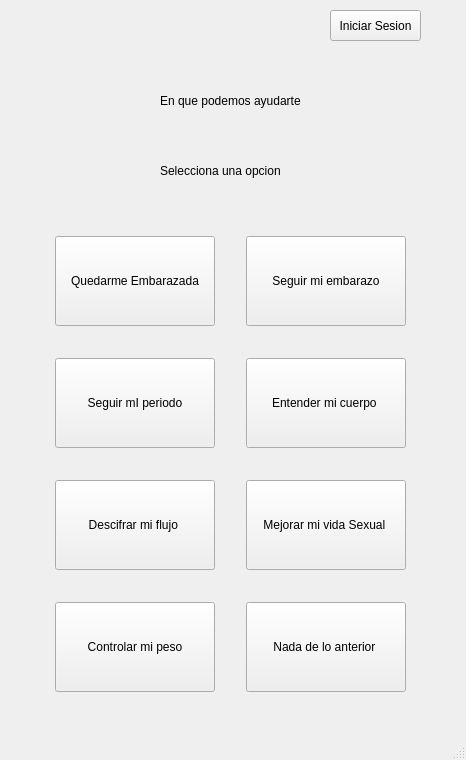
<?xml version="1.0" encoding="UTF-8"?>
<ui version="4.0">
 <class>MainWindow</class>
 <widget class="QMainWindow" name="MainWindow">
  <property name="geometry">
   <rect>
    <x>0</x>
    <y>0</y>
    <width>466</width>
    <height>760</height>
   </rect>
  </property>
  <property name="minimumSize">
   <size>
    <width>466</width>
    <height>760</height>
   </size>
  </property>
  <property name="maximumSize">
   <size>
    <width>466</width>
    <height>760</height>
   </size>
  </property>
  <property name="windowTitle">
   <string>MainWindow</string>
  </property>
  <widget class="QWidget" name="centralwidget">
   <widget class="QWidget" name="gridLayoutWidget">
    <property name="geometry">
     <rect>
      <x>30</x>
      <y>210</y>
      <width>401</width>
      <height>511</height>
     </rect>
    </property>
    <layout class="QGridLayout" name="gridLayout_2">
     <item row="0" column="1">
      <widget class="QPushButton" name="button_descifrar_flujo_2">
       <property name="minimumSize">
        <size>
         <width>160</width>
         <height>90</height>
        </size>
       </property>
       <property name="maximumSize">
        <size>
         <width>160</width>
         <height>90</height>
        </size>
       </property>
       <property name="text">
        <string>Seguir mi embarazo</string>
       </property>
      </widget>
     </item>
     <item row="2" column="1">
      <widget class="QPushButton" name="button_controlar_peso_2">
       <property name="minimumSize">
        <size>
         <width>160</width>
         <height>90</height>
        </size>
       </property>
       <property name="maximumSize">
        <size>
         <width>160</width>
         <height>90</height>
        </size>
       </property>
       <property name="text">
        <string>Mejorar mi vida Sexual </string>
       </property>
      </widget>
     </item>
     <item row="3" column="1">
      <widget class="QPushButton" name="button_nada_2">
       <property name="minimumSize">
        <size>
         <width>160</width>
         <height>90</height>
        </size>
       </property>
       <property name="maximumSize">
        <size>
         <width>160</width>
         <height>90</height>
        </size>
       </property>
       <property name="text">
        <string>Nada de lo anterior </string>
       </property>
      </widget>
     </item>
     <item row="2" column="0">
      <widget class="QPushButton" name="button_seguir_periodo_2">
       <property name="minimumSize">
        <size>
         <width>160</width>
         <height>90</height>
        </size>
       </property>
       <property name="maximumSize">
        <size>
         <width>160</width>
         <height>90</height>
        </size>
       </property>
       <property name="text">
        <string>Descifrar mi flujo </string>
       </property>
      </widget>
     </item>
     <item row="1" column="1">
      <widget class="QPushButton" name="button_mejorar_vida_sexual_2">
       <property name="minimumSize">
        <size>
         <width>160</width>
         <height>90</height>
        </size>
       </property>
       <property name="maximumSize">
        <size>
         <width>160</width>
         <height>90</height>
        </size>
       </property>
       <property name="text">
        <string>Entender mi cuerpo </string>
       </property>
      </widget>
     </item>
     <item row="3" column="0">
      <widget class="QPushButton" name="button_entender_cuerpo_2">
       <property name="minimumSize">
        <size>
         <width>160</width>
         <height>90</height>
        </size>
       </property>
       <property name="maximumSize">
        <size>
         <width>160</width>
         <height>90</height>
        </size>
       </property>
       <property name="text">
        <string>Controlar mi peso</string>
       </property>
      </widget>
     </item>
     <item row="1" column="0">
      <widget class="QPushButton" name="button_seguir_embarazo_2">
       <property name="minimumSize">
        <size>
         <width>160</width>
         <height>90</height>
        </size>
       </property>
       <property name="maximumSize">
        <size>
         <width>160</width>
         <height>90</height>
        </size>
       </property>
       <property name="text">
        <string>Seguir mI periodo</string>
       </property>
      </widget>
     </item>
     <item row="0" column="0">
      <widget class="QPushButton" name="button_quedarme_embarazada_2">
       <property name="minimumSize">
        <size>
         <width>160</width>
         <height>90</height>
        </size>
       </property>
       <property name="maximumSize">
        <size>
         <width>160</width>
         <height>90</height>
        </size>
       </property>
       <property name="text">
        <string>Quedarme Embarazada</string>
       </property>
      </widget>
     </item>
    </layout>
   </widget>
   <widget class="QLabel" name="label_2">
    <property name="geometry">
     <rect>
      <x>160</x>
      <y>150</y>
      <width>121</width>
      <height>41</height>
     </rect>
    </property>
    <property name="text">
     <string>Selecciona una opcion </string>
    </property>
   </widget>
   <widget class="QPushButton" name="pushButton_9">
    <property name="geometry">
     <rect>
      <x>330</x>
      <y>10</y>
      <width>91</width>
      <height>31</height>
     </rect>
    </property>
    <property name="minimumSize">
     <size>
      <width>0</width>
      <height>0</height>
     </size>
    </property>
    <property name="maximumSize">
     <size>
      <width>160</width>
      <height>90</height>
     </size>
    </property>
    <property name="text">
     <string>Iniciar Sesion</string>
    </property>
   </widget>
   <widget class="QLabel" name="label">
    <property name="geometry">
     <rect>
      <x>160</x>
      <y>80</y>
      <width>141</width>
      <height>41</height>
     </rect>
    </property>
    <property name="text">
     <string>En que podemos ayudarte</string>
    </property>
   </widget>
  </widget>
  <widget class="QStatusBar" name="statusbar"/>
 </widget>
 <resources/>
 <connections/>
</ui>
